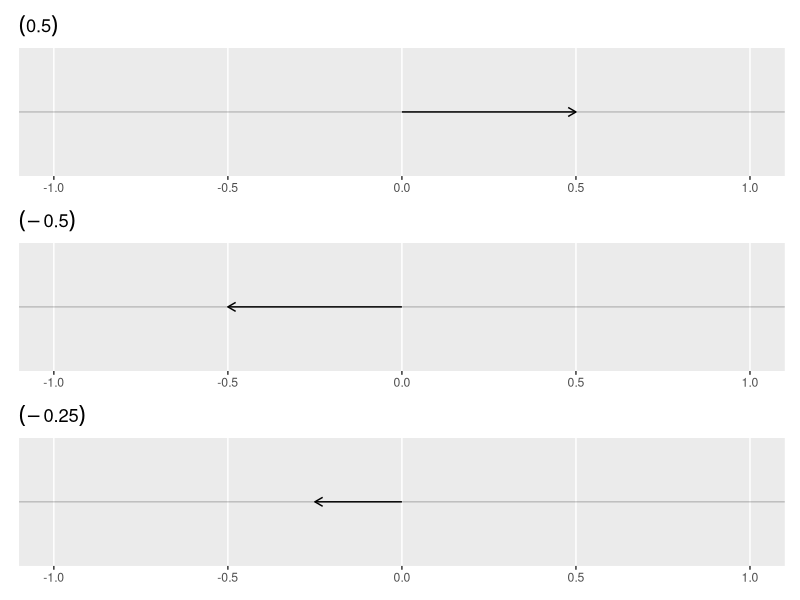
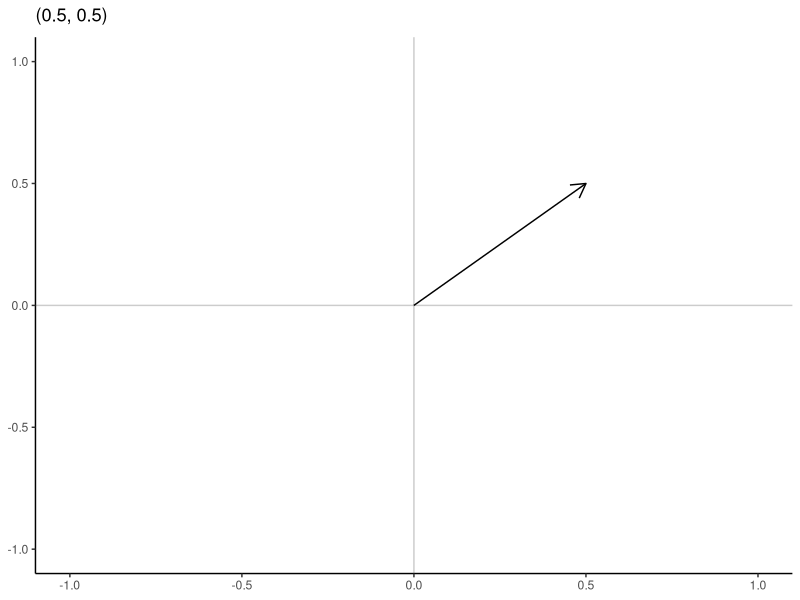
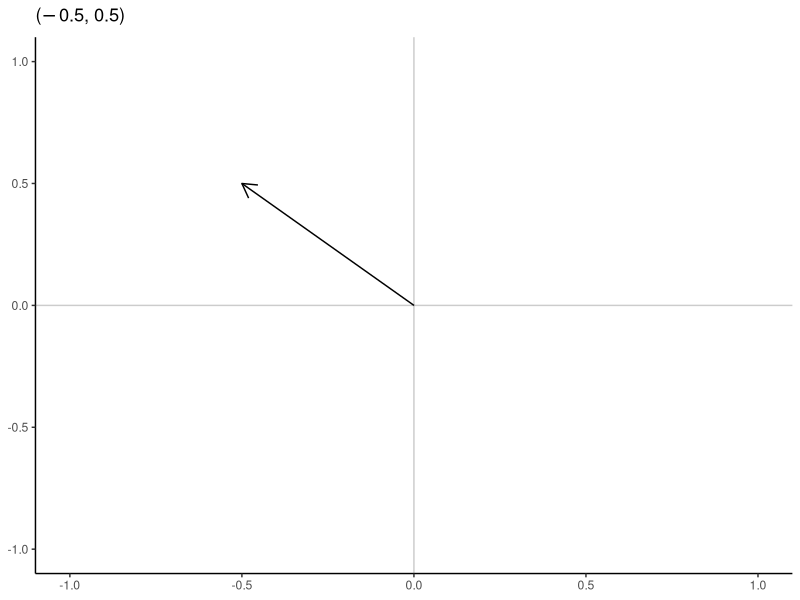
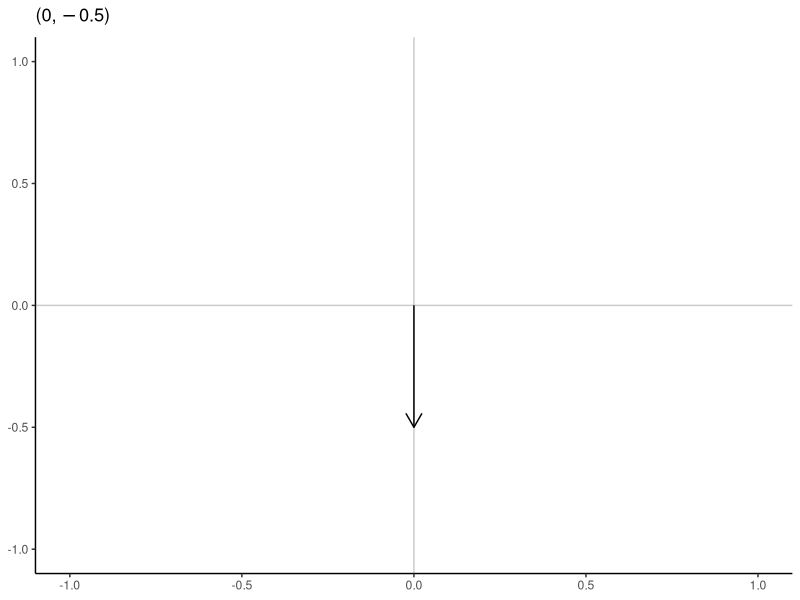
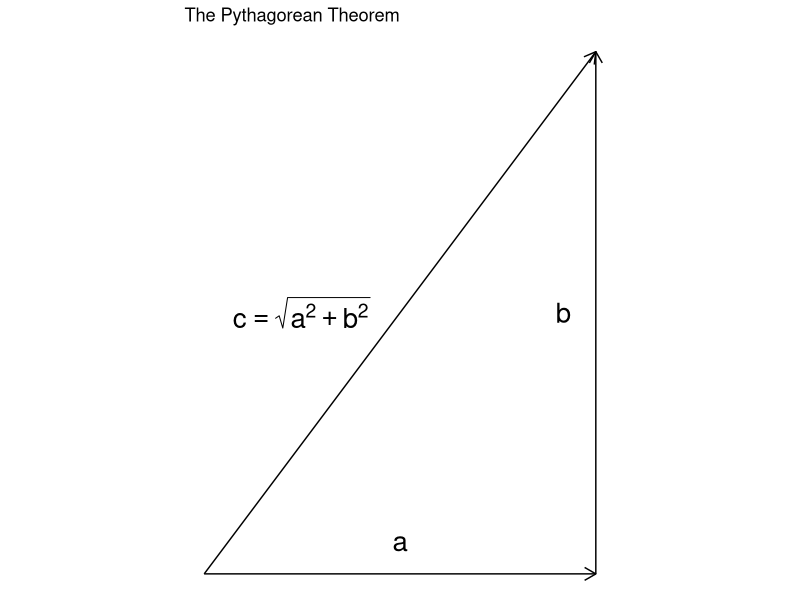
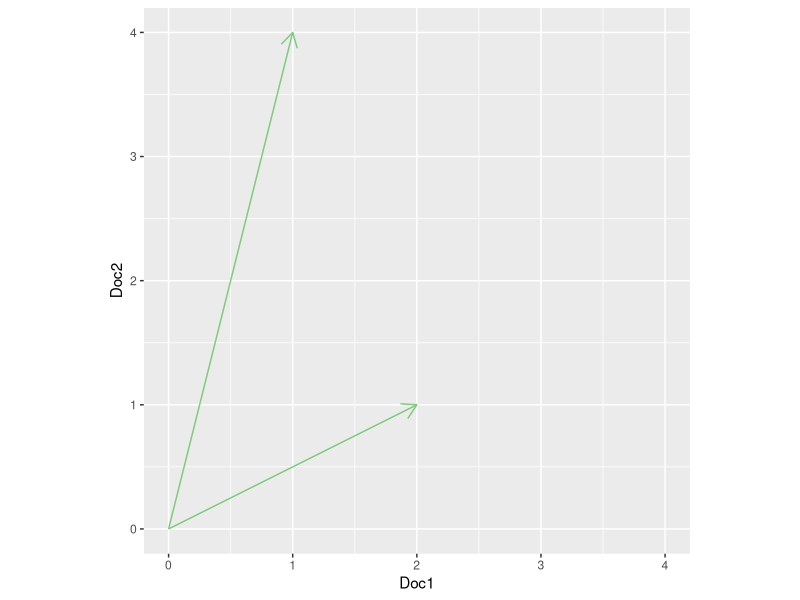
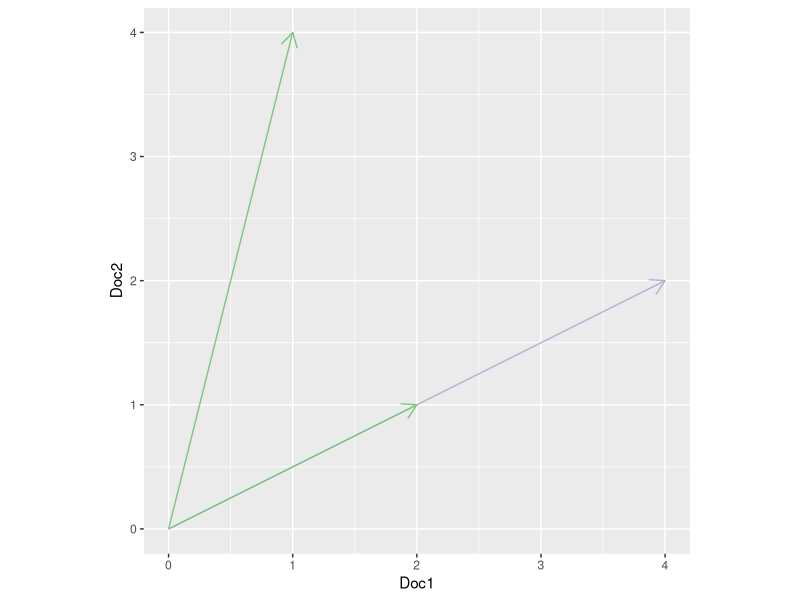
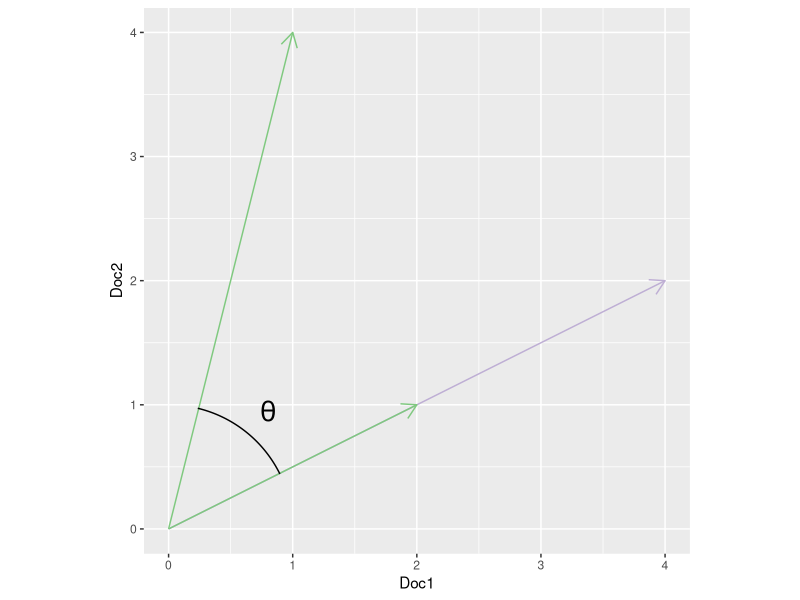

Here is the R script that generated these plots, in order:
## ---- chunk 1

## ---- chunk 2
library(tidyverse)
library(patchwork)
library(here)
library(gganimate)
## ---- chunk 3
vector_one <- function(df) {
  ggplot(data = df,
         aes(x = x1, y = y1, xend = x2, yend = y2)) +
    geom_hline(yintercept = 0,
               alpha = .2) +
    geom_segment(arrow = arrow(length = unit(0.07, "npc"))) +
    xlim(-1, 1) +
    theme(
      axis.title = element_blank(),
      axis.text.y = element_blank(),
      axis.ticks.y = element_blank(),
      panel.grid.major.y = element_blank(),
      panel.grid.minor.y = element_blank(),
      panel.grid.minor.x = element_blank()
    )
}

{tibble(
  x1 = 0,
  x2 = 0.5,
  y1 = 0,
  y2 = 0
) %>%
  vector_one +
  labs(title = expression((0.5)))} +
  {

tibble(
  x1 = 0,
  x2 = -0.5,
  y1 = 0,
  y2 = 0
) %>%
  vector_one +
  labs(title = expression((-0.5)))} +{

tibble(
  x1 = 0,
  x2 = -0.25,
  y1 = 0,
  y2 = 0
) %>%
  vector_one +
  labs(title = expression((-0.25)))} +
  plot_layout(ncol = 1)
## ---- chunk 4
vector_two <- function(df) {
  ggplot(data = df,
         aes(x = x1, y = y1, xend = x2, yend = y2)) +
    geom_hline(yintercept = 0,
               alpha = .2) +
    geom_vline(xintercept = 0,
               alpha = .2) +
    geom_segment(arrow = arrow(length = unit(0.03, "npc"))) +
    xlim(-1, 1) +
    ylim(-1, 1) +
  theme_classic() + #base_size = rcfss::base_size) +
    theme(
      axis.title = element_blank(),
      panel.grid.major.y = element_blank(),
      panel.grid.minor.y = element_blank(),
      panel.grid.major.x = element_blank(),
      panel.grid.minor.x = element_blank()
    )
}

tibble(
  x1 = 0,
  x2 = .5,
  y1 = 0,
  y2 = .5
) %>%
  vector_two +
  labs(title = expression(paste("(", 0.5, ", ", 0.5, ")")))
## ---- chunk 5
tibble(
  x1 = 0,
  x2 = -.5,
  y1 = 0,
  y2 = .5
) %>%
  vector_two +
  labs(title = expression(paste("(", -0.5, ", ", 0.5, ")")))
## ---- chunk 6
tibble(
  x1 = 0,
  x2 = 0,
  y1 = 0,
  y2 = -.5
) %>%
  vector_two +
  labs(title = expression(paste("(", 0, ", ", -0.5, ")")))
## ---- chunk 7
tribble(
~x1, ~x2, ~y1, ~y2,
0, 3, 0, 0,
3, 3, 0, 4,
0, 3, 0, 4
) %>%
  ggplot(aes(x = x1, y = y1, xend = x2, yend = y2)) +
  geom_segment(arrow = arrow(length = unit(0.03, "npc"))) +
  annotate("text", x = 1.5, y = .25, label = "a", size = 7) +
  annotate("text", x = 2.75, y = 2, label = "b", size = 7) +
  annotate("text", x = 0.75, y = 2, label = "c == sqrt(a^2 + b^2)", parse = TRUE, size = 7) +
  coord_fixed() +
  ggtitle("The Pythagorean Theorem") +
  theme_void() #base_size = rcfss::base_size)
## ---- chunk 8
tribble(
~x1, ~x2, ~y1, ~y2, ~notorig,
0, 2, 0, 1, FALSE,
0, 1, 0, 4, FALSE
) %>%
  ggplot(aes(x = x1, y = y1, xend = x2, yend = y2,
             color = notorig)) +
  geom_segment(arrow = arrow(length = unit(0.03, "npc"))) +
  scale_color_brewer(type = "qual", guide = FALSE) +
  labs(x = "Doc1",
       y = "Doc2") +
  xlim(0, 4) +
  coord_fixed()
## ---- chunk 9
tribble(
~x1, ~x2, ~y1, ~y2, ~notorig,
0, 4, 0, 2, TRUE,
0, 2, 0, 1, FALSE,
0, 1, 0, 4, FALSE
) %>%
  ggplot(aes(x = x1, y = y1, xend = x2, yend = y2,
             color = notorig)) +
  geom_segment(arrow = arrow(length = unit(0.03, "npc"))) +
  scale_color_brewer(type = "qual", guide = FALSE) +
  labs(x = "Doc1",
       y = "Doc2") +
  xlim(0, 4) +
  coord_fixed()
## ---- chunk 10
# hacky way to create angle visual
circleFun <- function(center = c(0,0), diameter = 1, npoints = 1000){
  r = diameter / 2
  tt <- seq(0,2*pi,length.out = npoints)
  xx <- center[1] + r * cos(tt)
  yy <- center[2] + r * sin(tt)
  return(tibble(x = xx, y = yy))
}

tribble(
  ~x1, ~x2, ~y1, ~y2, ~notorig,
  0, 4, 0, 2, TRUE,
  0, 2, 0, 1, FALSE,
  0, 1, 0, 4, FALSE
) %>%
  ggplot() +
  geom_segment(aes(x = x1, y = y1, xend = x2, yend = y2, color = notorig),
               arrow = arrow(length = unit(0.03, "npc"))) +
  geom_path(data = circleFun(center = c(0, 0),
                             diameter = 2) %>%
              filter(x > .23, y > .44),
            aes(x, y)) +
  scale_color_brewer(type = "qual", guide = FALSE) +
  annotate("text", x = .8, y = .95, label = "theta", parse = TRUE, size = 7) +
  xlim(0, 4) +
  labs(x = "Doc1",
       y = "Doc2") +
  coord_fixed()
## ---- chunk 11
# hacky way to create angle visual
circleFun <- function(center = c(0,0), diameter = 1, npoints = 1000){
  r = diameter / 2
  tt <- seq(0,2*pi,length.out = npoints)
  xx <- center[1] + r * cos(tt)
  yy <- center[2] + r * sin(tt)
  return(tibble(x = xx, y = yy))
}

tribble(
  ~x1, ~x2, ~y1, ~y2, ~notorig,
  0, 4, 0, 2, TRUE,
  0, 2, 0, 1, FALSE,
  0, 1, 0, 4, FALSE
) %>%
  ggplot() +
  geom_segment(aes(x = x1, y = y1, xend = x2, yend = y2, color = notorig),
               arrow = arrow(length = unit(0.03, "npc"))) +
  geom_path(data = circleFun(center = c(0, 0),
                             diameter = 2) %>%
              filter(x > .23, y > .44),
            aes(x, y)) +
  scale_color_brewer(type = "qual", guide = FALSE) +
  annotate("text", x = .8, y = .95, label = "theta", parse = TRUE, size = 7) +
  xlim(0, 4) +
  labs(x = "Doc1",
       y = "Doc2") +
  coord_fixed()
## ---- chunk 12
# hacky way to create angle visual
circleFun <- function(center = c(0,0), diameter = 1, npoints = 1000){
  r = diameter / 2
  tt <- seq(0,2*pi,length.out = npoints)
  xx <- center[1] + r * cos(tt)
  yy <- center[2] + r * sin(tt)
  return(tibble(x = xx, y = yy))
}

tribble(
  ~x1, ~x2, ~y1, ~y2, ~notorig,
  0, 1, 0, 2, FALSE,
  0, 1, 0, 4, FALSE
) %>%
  ggplot() +
  geom_segment(aes(x = x1, y = y1, xend = x2, yend = y2, color = notorig),
               arrow = arrow(length = unit(0.03, "npc"))) +
  geom_path(data = circleFun(center = c(0, 0),
                             diameter = 2) %>%
              filter(x > .23, y > .89),
            aes(x, y)) +
  scale_color_brewer(type = "qual", guide = FALSE) +
  annotate("text", x = .45, y = 1.3, label = "theta", parse = TRUE, size = 7) +
  xlim(0, 4) +
  labs(x = "Doc1",
       y = "Doc3") +
  coord_fixed()
## ---- chunk 13
knitr::include_graphics("https://media.tenor.com/ang0VzOwbdAAAAAC/the-matrix-reloaded-matrix.gif")
## ---- chunk 14
knitr::include_graphics(path = "https://upload.wikimedia.org/wikipedia/commons/9/99/Neural_network_example.svg")
